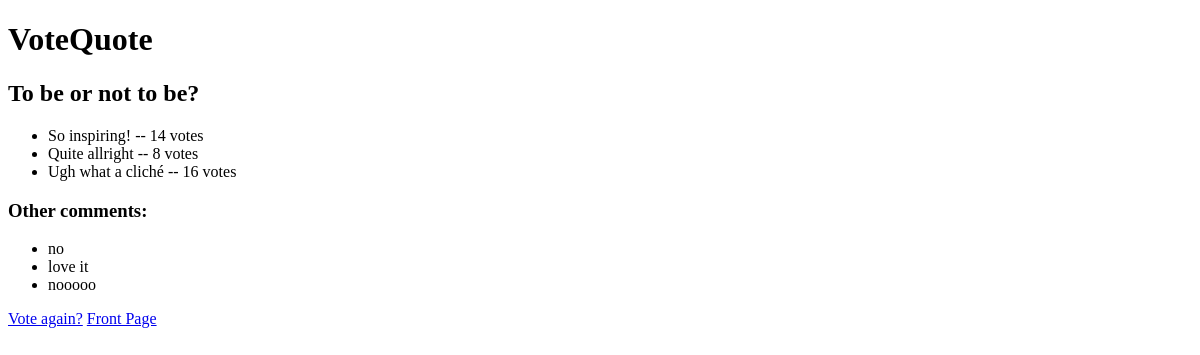
Before: /1/results/ with the older database file.
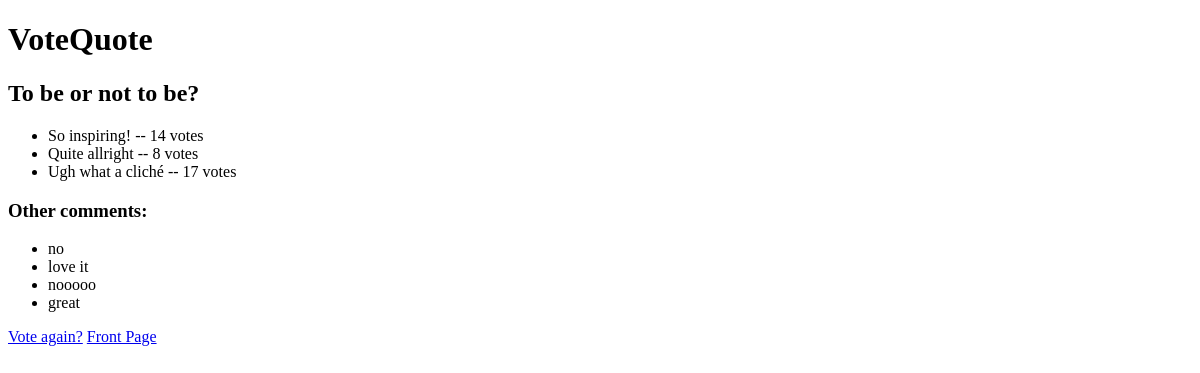
After: the same page with the newer database file.
### quotes/models.py (models this page shows, shortened)
class Question(models.Model):
    question_text = models.CharField(max_length=200)
    pub_date = models.DateTimeField(auto_now_add=True)

class Choice(models.Model):
    question = models.ForeignKey(Question, on_delete=models.CASCADE)
    choice_text = models.CharField(max_length=200)
    votes = models.IntegerField(default=0)

class Comment(models.Model):
    question = models.ForeignKey(Question, on_delete=models.CASCADE)
    comment_text = models.TextField()
    pub_date = models.DateTimeField(auto_now_add=True)

### quotes/views.py (the view)
# urls.py: path('<int:question_id>/results/', views.results, name='results'),
@csrf_exempt
def results(request, question_id):
    question = get_object_or_404(Question, pk=question_id)
    comments = Comment.objects.filter(question=question)
    return render(request, 'quotes/results.html', {'question': question, 'comments': comments})

### quotes/templates/quotes/results.html (shortened to what this page needs)
<!DOCTYPE html>
<html lang="en">
  <head>
  </head>
  <body>
    <main>
        <h1>VoteQuote</h1>
    </main>
    <h2>{{ question.question_text }}</h2>
    <ul>
      {% for choice in question.choice_set.all %}
        <li>{{ choice.choice_text }} -- {{ choice.votes }} vote{{ choice.votes|pluralize }}</li>
      {% endfor %}
    </ul>
    <h3>Other comments:</h3>
    <ul>
        {% for comment in comments %}
          <li>{{ comment.comment_text|safe }}</li>
          {% empty %}
          <li>No one has given a comment, yet.</li>
        {% endfor %}
    </ul>
    <a href="{% url 'quotes:detail' question.id %}">Vote again?</a>
    <a href="{% url 'quotes:index' %}">Front Page</a>
  </body>
</html>

Changed rows visible on the page:
changed Choice "Ugh what a cliché": votes "16" → "17"
added Comment: comment_text "great"
